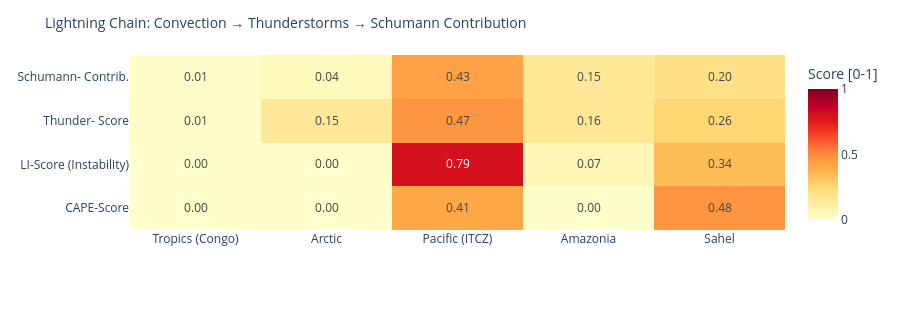

This figure's notebook cell:
### Code cell
# ============================================================
# LIGHTNING CHAIN: Convection → Thunderstorms → Schumann
# Shows the causal chain per measurement point as heatmap
# ============================================================

def cape_score(v):
    """CAPE → normalized score [0,1]"""
    if v is None or pd.isna(v): return 0.0
    return min(1.0, float(v) / 3000)

def li_score(v):
    """Lifted Index: negative = unstable → score [0,1]"""
    if v is None or pd.isna(v): return 0.3
    return min(1.0, max(0.0, (-float(v) + 6) / 12))

def cloud_score(v):
    if v is None or pd.isna(v): return 0.3
    return float(v) / 100

def thunder_score(row):
    """Kombinierter Gewitterwahrscheinlichkeits-Score
    CAPE + LI + Bedeckung + WMO-Gewitter + konvektiver Niederschlag (showers)
    Hinweis: X-Ray und Kp sind kein Bestandteil – nur geomagn./solarer Kontext.
    """
    cs = cape_score(row.get('cape'))
    ls = li_score(row.get('li'))
    cl = cloud_score(row.get('cloud'))
    t  = 1.0 if row.get('thunderstorm') else 0.0
    # Convective precipitation (showers) as additional indicator
    sh = min(1.0, (row.get('showers') or 0) / 5.0)
    return round(cs * 0.30 + ls * 0.25 + cl * 0.15 + t * 0.20 + sh * 0.10, 3)

def schumann_contribution(t_score, lat):
    """Schumann contribution: higher in tropics (±30°), scaled by thunderstorm score"""
    lat_weight = max(0.3, 1.0 - abs(lat) / 60)
    return round(t_score * lat_weight, 3)

df_atm['cape_score']   = df_atm.apply(lambda r: cape_score(r['cape']), axis=1)
df_atm['li_score']     = df_atm.apply(lambda r: li_score(r['li']),    axis=1)
df_atm['thunder_score']= df_atm.apply(lambda r: thunder_score(r.to_dict()), axis=1)
df_atm['schumann_contribution'] = df_atm.apply(
    lambda r: schumann_contribution(r['thunder_score'], r['lat']), axis=1)

metrics = ['cape_score', 'li_score', 'thunder_score', 'schumann_contribution']
labels  = ['CAPE-Score', 'LI-Score\n(Instability)', 'Thunder-\nScore', 'Schumann-\nContrib.']
z_data  = [df_atm[m].tolist() for m in metrics]

fig = go.Figure(go.Heatmap(
    z=z_data,
    x=df_atm['point'].tolist(),
    y=labels,
    colorscale='YlOrRd',
    zmin=0, zmax=1,
    text=[[f'{v:.2f}' for v in row] for row in z_data],
    texttemplate='%{text}', textfont=dict(size=12),
    colorbar=dict(title='Score [0-1]')
))
fig.update_layout(
    title=dict(text='Lightning Chain: Convection → Thunderstorms → Schumann Contribution', font=dict(size=14)),
    height=310,
    plot_bgcolor='rgba(0,0,0,0)', paper_bgcolor='rgba(0,0,0,0)',
    margin=dict(l=130, r=80, t=55, b=80)
)
fig.show()

### Figure 1 — Plotly figure (JSON) as saved in the notebook; plotly's stock layout.template omitted (floating-point values rounded to 4 significant figures)
{"data": [{"colorbar": {"title": {"text": "Score [0-1]"}}, "colorscale": [[0.0, "rgb(255,255,204)"], [0.125, "rgb(255,237,160)"], [0.25, "rgb(254,217,118)"], [0.375, "rgb(254,178,76)"], [0.5, "rgb(253,141,60)"], [0.625, "rgb(252,78,42)"], [0.75, "rgb(227,26,28)"], [0.875, "rgb(189,0,38)"], [1.0, "rgb(128,0,38)"]], "text": [["0.00", "0.00", "0.41", "0.00", "0.48"], ["0.00", "0.00", "0.79", "0.07", "0.34"], ["0.01", "0.15", "0.47", "0.16", "0.26"], ["0.01", "0.04", "0.43", "0.15", "0.20"]], "textfont": {"size": 12}, "texttemplate": "%{text}", "type": "heatmap", "x": ["Tropics (Congo)", "Arctic", "Pacific (ITCZ)", "Amazonia", "Sahel"], "y": ["CAPE-Score", "LI-Score\n(Instability)", "Thunder-\nScore", "Schumann-\nContrib."], "z": [[0.0, 0.0, 0.41, 0.0, 0.4767], [0.0, 0.0, 0.7917, 0.06667, 0.3417], [0.013, 0.15, 0.469, 0.164, 0.255], [0.012, 0.045, 0.43, 0.15, 0.2]], "zmax": 1, "zmin": 0}], "layout": {"height": 310, "margin": {"b": 80, "l": 130, "r": 80, "t": 55}, "paper_bgcolor": "rgba(0,0,0,0)", "plot_bgcolor": "rgba(0,0,0,0)", "title": {"font": {"size": 14}, "text": "Lightning Chain: Convection → Thunderstorms → Schumann Contribution"}}}
